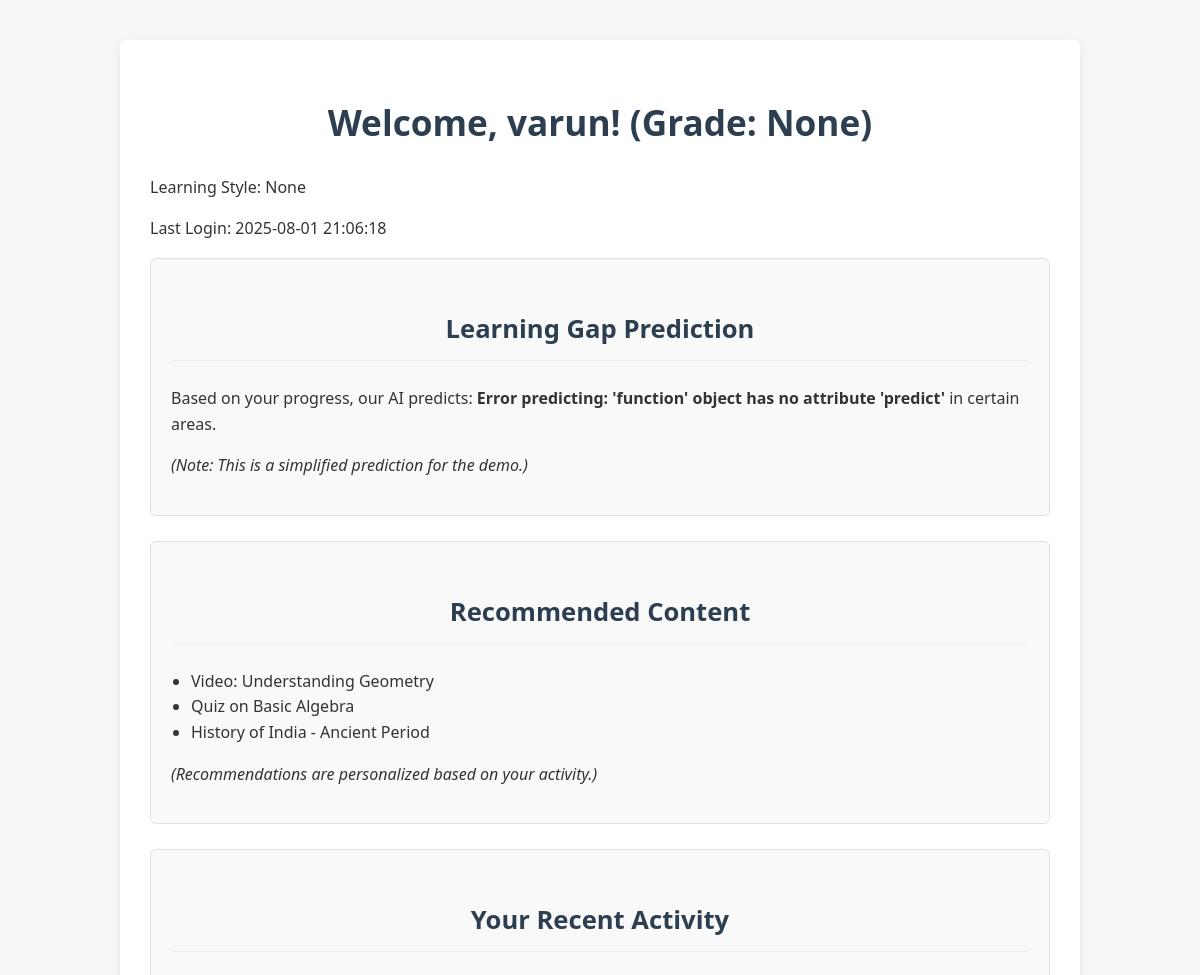
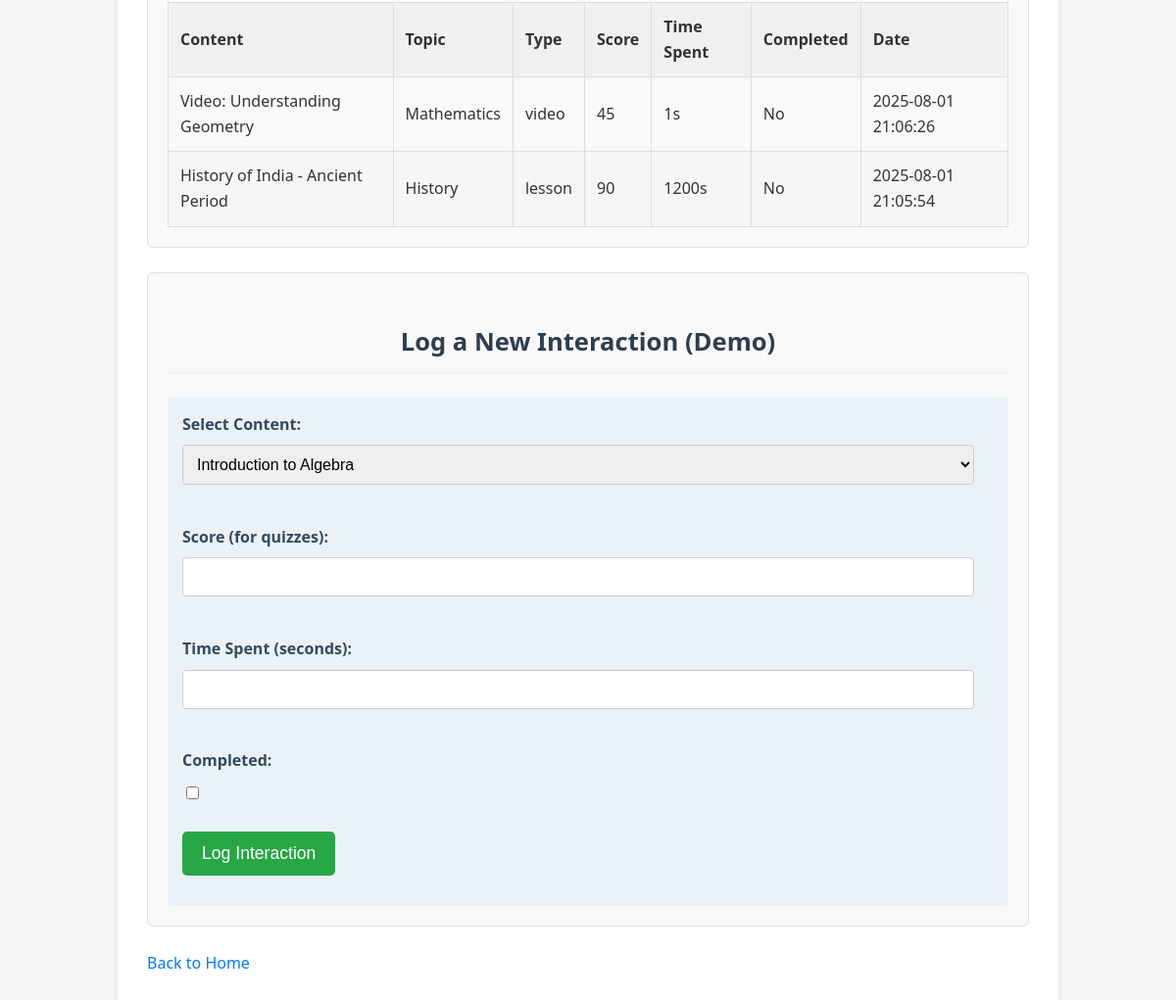
Page /dashboard/5 on the committed database (2 pictures, top to bottom).
### tables this page shows
CREATE TABLE students (
    id INTEGER PRIMARY KEY AUTOINCREMENT,
    name TEXT NOT NULL,
    password TEXT NOT NULL,
    grade INTEGER,
    learning_style TEXT,
    last_login DATETIME DEFAULT CURRENT_TIMESTAMP
);

CREATE TABLE content (
    id INTEGER PRIMARY KEY AUTOINCREMENT,
    title TEXT NOT NULL,
    topic TEXT NOT NULL,
    difficulty TEXT,
    type TEXT, -- e.g., 'lesson', 'quiz', 'video'
    text_content TEXT,
    video_url TEXT
);

CREATE TABLE interactions (
    id INTEGER PRIMARY KEY AUTOINCREMENT,
    student_id INTEGER NOT NULL,
    content_id INTEGER NOT NULL,
    score INTEGER, -- For quizzes
    time_spent_seconds INTEGER,
    completed BOOLEAN DEFAULT 0,
    timestamp DATETIME DEFAULT CURRENT_TIMESTAMP,
    FOREIGN KEY (student_id) REFERENCES students(id),
    FOREIGN KEY (content_id) REFERENCES content(id)
);

### app.py (the view)
@app.route('/dashboard/<int:student_id>')
def student_dashboard(student_id):
    db = get_db()
    student = db.execute('SELECT * FROM students WHERE id = ?', (student_id,)).fetchone()
    if not student:
        return "Student not found", 404
    recent_interactions = db.execute(
        '''SELECT i.score, i.time_spent_seconds, i.completed, i.timestamp, c.title, c.topic, c.type
           FROM interactions i JOIN content c ON i.content_id = c.id
           WHERE i.student_id = ?
           ORDER BY i.timestamp DESC LIMIT 5''',
        (student_id,)
    ).fetchall()
    completed_topics_query = db.execute(
        '''SELECT DISTINCT c.topic
           FROM interactions i JOIN content c ON i.content_id = c.id
           WHERE i.student_id = ? AND i.completed = 1''',
        (student_id,)
    ).fetchall()
    completed_topics = [row['topic'] for row in completed_topics_query]
    current_content = db.execute(
        '''SELECT c.id, c.title, c.topic, i.score, i.time_spent_seconds
           FROM content c LEFT JOIN interactions i ON c.id = i.content_id AND i.student_id = ?
           ORDER BY RANDOM() LIMIT 1''',
        (student_id,)
    ).fetchone()
    try:
        features = [[
            current_content['score'] if current_content else 0,
            current_content['time_spent_seconds'] if current_content else 0,
            len(completed_topics)
        ]]
        prediction = learning_gap_model.predict(features)[0]
        learning_gap_prediction = "Likely to struggle" if prediction == 1 else "Doing well"
    except Exception as e:
        learning_gap_prediction = f"Error predicting: {e}"
    recommended_content_titles = []
    if recommender_model and current_content:
        try:
            recommended_content_titles = recommender_model(
                student_id,
                completed_topics,
                current_content['topic'] if current_content else None
            )
        except Exception as e:
            print(f"Error getting recommendations: {e}")
            cur = db.execute("SELECT title FROM content ORDER BY RANDOM() LIMIT 3")
            recommended_content_titles = [row['title'] for row in cur.fetchall()]
    return render_template(
        'dashboard.html',
        student=student,
        recent_interactions=recent_interactions,
        learning_gap_prediction=learning_gap_prediction,
        recommended_content=recommended_content_titles
    )

### app.py (called while the page is built)
def get_db():
    db = getattr(g, '_database', None)
    if db is None:
        db = g._database = sqlite3.connect(DATABASE)
        db.row_factory = sqlite3.Row
    return db

@app.teardown_appcontext
def close_connection(exception):
    db = getattr(g, '_database', None)
    if db is not None:
        db.close()

### templates/dashboard.html (shortened to what this page needs)
<!DOCTYPE html>
<html lang="en">
<head>
    <link rel="stylesheet" href="{{ url_for('static', filename='css/style.css') }}">
</head>
<body>
    <div class="container">
        <h1>Welcome, {{ student.name }}! (Grade: {{ student.grade }})</h1>
        <p>Learning Style: {{ student.learning_style }}</p>
        <p>Last Login: {{ student.last_login }}</p>
        <section class="card">
            <h2>Learning Gap Prediction</h2>
            <p>Based on your progress, our AI predicts: <strong>{{ learning_gap_prediction }}</strong> in certain areas.</p>
            <p><em>(Note: This is a simplified prediction for the demo.)</em></p>
        </section>
        <section class="card">
            <h2>Recommended Content</h2>
            {% if recommended_content %}
                <ul>
                    {% for content_title in recommended_content %}
                        <li>{{ content_title }}</li>
                    {% endfor %}
                </ul>
            {% else %}
                <p>No specific recommendations at the moment.</p>
            {% endif %}
            <p><em>(Recommendations are personalized based on your activity.)</em></p>
        </section>
        <section class="card">
            <h2>Your Recent Activity</h2>
            {% if recent_interactions %}
                <table>
                    <thead>
                        <tr>
                            <th>Content</th>
                            <th>Topic</th>
                            <th>Type</th>
                            <th>Score</th>
                            <th>Time Spent</th>
                            <th>Completed</th>
                            <th>Date</th>
                        </tr>
                    </thead>
                    <tbody>
                        {% for interaction in recent_interactions %}
                            <tr>
                                <td>{{ interaction.title }}</td>
                                <td>{{ interaction.topic }}</td>
                                <td>{{ interaction.type }}</td>
                                <td>{% if interaction.score is not none %}{{ interaction.score }}{% else %}N/A{% endif %}</td>
                                <td>{{ interaction.time_spent_seconds }}s</td>
                                <td>{% if interaction.completed %}Yes{% else %}No{% endif %}</td>
                                <td>{{ interaction.timestamp }}</td>
                            </tr>
                        {% endfor %}
                    </tbody>
                </table>
            {% else %}
                <p>No recent interactions logged.</p>
            {% endif %}
        </section>
        <section class="card">
            <h2>Log a New Interaction (Demo)</h2>
            <form id="logInteractionForm">
                <label for="contentSelect">Select Content:</label>
                <select id="contentSelect" name="content_id">
                    {% for c in g.get('_database').execute('SELECT id, title FROM content').fetchall() %}
                        <option value="{{ c.id }}">{{ c.title }}</option>
                    {% endfor %}
                </select><br><br>
                <label for="score">Score (for quizzes):</label>
                <input type="number" id="score" name="score" min="0" max="100"><br><br>
                <label for="timeSpent">Time Spent (seconds):</label>
                <input type="number" id="timeSpent" name="time_spent_seconds" min="0"><br><br>
                <label for="completed">Completed:</label>
                <input type="checkbox" id="completed" name="completed" value="true"><br><br>
                <button type="submit">Log Interaction</button>
            </form>
        </section>
        <p><a href="/">Back to Home</a></p>
    </div>
</body>
</html>

### static/css/style.css (style rules this page uses)
body { font-family: 'Segoe UI', Tahoma, Geneva, Verdana, sans-serif; margin: 0; padding: 20px; background-color: #f4f7f6; color: #333; line-height: 1.6; }
.container { max-width: 900px; margin: 20px auto; background-color: #ffffff; padding: 30px; border-radius: 8px; box-shadow: 0 4px 10px rgba(0, 0, 0, 0.08); }
h1, h2 { color: #2c3e50; text-align: center; margin-bottom: 25px; }
h1 { font-size: 2.2em; }
h2 { font-size: 1.6em; border-bottom: 1px solid #eee; padding-bottom: 10px; margin-top: 30px; }
.card { background-color: #f9f9f9; border: 1px solid #e0e0e0; border-radius: 6px; padding: 20px; margin-bottom: 25px; }
ul { list-style-type: disc; padding-left: 20px; }
table { width: 100%; border-collapse: collapse; margin-top: 15px; }
table, th, td { border: 1px solid #ddd; }
th, td { padding: 12px; text-align: left; }
th { background-color: #f0f0f0; font-weight: bold; }
tr:nth-child(even) { background-color: #f6f6f6; }
form { margin-top: 20px; padding: 15px; background-color: #eaf2f8; border-radius: 5px; }
form label { display: block; margin-bottom: 8px; font-weight: bold; color: #34495e; }
form input[type="text"], form input[type="number"], form select, form textarea { width: calc(100% - 20px); padding: 10px; margin-bottom: 15px; border: 1px solid #ccc; border-radius: 4px; box-sizing: border-box; font-size: 1em; }
form input[type="checkbox"] { margin-right: 10px; }
form button { background-color: #28a745; color: white; padding: 12px 20px; border: none; border-radius: 5px; cursor: pointer; font-size: 1.1em; transition: background-color 0.3s ease; }
a { color: #007bff; text-decoration: none; }

### rows in the picture
students: name "varun", last_login "2025-08-01 21:06:18"
content: title "Video: Understanding Geometry"
content: title "Quiz on Basic Algebra"
content: title "History of India - Ancient Period"
interactions: title "Video: Understanding Geometry", topic "Mathematics", type "video", score "45", time_spent_seconds "1", completed "No", timestamp "2025-08-01 21:06:26"
interactions: title "History of India - Ancient Period", topic "History", type "lesson", score "90", time_spent_seconds "1200", completed "No", timestamp "2025-08-01 21:05:54"

### other values in the picture
{{ student.grade }} "None"
{{ student.learning_style }} "None"
{{ learning_gap_prediction }} "Error predicting: 'function' object has no attribute 'predict'"
form field content_id "Introduction to Algebra"
